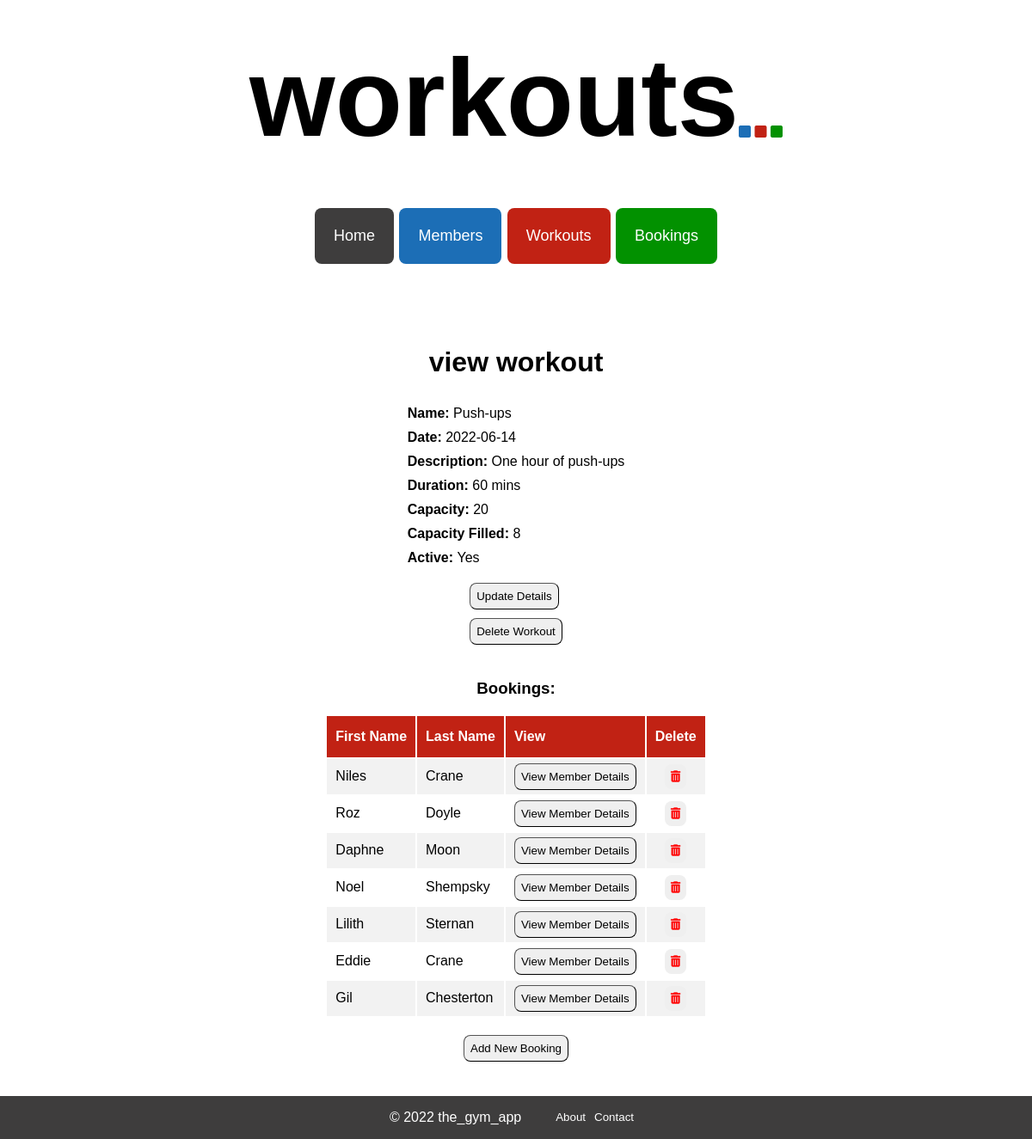
The page /workouts/4 on the database its author committed.
### tables this page shows
CREATE TABLE workouts (
    id INTEGER PRIMARY KEY AUTOINCREMENT,
    name VARCHAR,
    date DATE,
    description TEXT,
    duration INTEGER,
    capacity INTEGER,
    capacity_filled INTEGER,
    active BOOLEAN
);

CREATE TABLE members (
    id INTEGER PRIMARY KEY AUTOINCREMENT,
    first_name VARCHAR,
    last_name VARCHAR,
    dob DATE,
    active BOOLEAN
);

### controllers/workout_controller.py (the view)
@workouts_blueprint.route("/workouts/<id>")
def workout_show(id):
    route_name = "workouts"
    workout = workout_repository.select(id)
    bookings = workout_repository.get_bookings(workout)
    return render_template("workouts/show.html", route_name=route_name, workout=workout, bookings=bookings)

### db/run_sql.py (called while the page is built)
def get_db():
    path = os.path.dirname(os.path.abspath(__file__))
    db = os.path.join(path, "gym_db.db")
    conn = sqlite3.connect(db)
    conn.execute("PRAGMA foreign_keys = 1")
    conn.row_factory = sqlite3.Row
    return conn

def run_sql(sql, values = []):
    db = get_db()
    cursor = db.cursor()
    cursor.execute(sql, values)
    results = cursor.fetchall()
    db.commit()
    db.close()
    return results

### repositories/member_repository.py (called while the page is built)
def select(id):
    member = None
    sql = "SELECT * FROM members WHERE id = ?"
    values = [id]
    result = run_sql(sql, values)[0]
    if result is not None:
        active = True if result['active'] == 1 else False
        member = Member(result['first_name'], result['last_name'], result['dob'], active, result['id'])
    return member

### repositories/workout_repository.py (called while the page is built)
def select(id):
    workout = None
    sql = "SELECT * FROM workouts where id = ?"
    values = [id]
    result = run_sql(sql, values)[0]
    if result is not None:
        active = True if result['active'] == 1 else False
        workout = Workout(result['name'], result['date'], result['description'], result['duration'], result['capacity'], result['capacity_filled'], active, result['id'])
    return workout

def get_bookings(workout):
    bookings = []
    sql = "SELECT * from bookings WHERE workout_id = ?"
    values = [workout.id]
    results = run_sql(sql, values)
    for row in results:
        member = member_repository.select(row['member_id'])
        workout1 = select(row['workout_id'])
        booking = Booking(member, workout1, row['id'])
        bookings.append(booking)
    return bookings

### templates/workouts/show.html
{% extends 'base.html' %}
{% block content %}
<div class="show_page_container">
<h1>view workout</h1>
<div class="show_page_top_details">
    <div><b>Name: </b> {{workout.name}}</div>
    <div><b>Date: </b> {{workout.date}}</div>
    <div><b>Description: </b> {{workout.description}}</div>
    <div><b>Duration: </b> {{workout.duration}} mins</div>
    <div><b>Capacity: </b> {{workout.capacity}}</div>
    <div><b>Capacity Filled: </b> {{workout.capacity_filled}}</div>
    {% if workout.active == True %}
    <div><b>Active: </b>Yes</div>
    {% elif workout.active == False %}
    <div><b>Active: </b>No</div>
    {% endif %}
</div>
<div id="show_page_top_buttons">
<button class="show_page_button" id="update_button"><a class="show_page_link" href="/workouts/{{workout.id}}/update">Update Details</a></button>
<form action="/workouts/{{workout.id}}/delete" method="POST"><button class="show_page_button" id="delete_button">Delete Workout</button></form>
</div>
<h3 class="bookings_header">Bookings:</h3>
<table class="show_page_table">
    <tr class="show_page_table_headers" id="show_page_table_headers_workouts">
        <th>First Name</th>
        <th>Last Name</th>
        <th>View</th>
        <th>Delete</th>
    </tr>
    {% for booking in bookings %}
    <tr class="show_page_table_content">
        <td>{{booking.member.first_name}}</td>
        <td>{{booking.member.last_name}}</td>
        <td>
            <button class="show_page_button" id="show_page_view_button">
                <a class="show_page_link" href="/members/{{booking.member.id}}">View Member Details</a>
            </button>
        </td>
        <td class="delete_column">
            <form action="/bookings/workout/{{booking.id}}/delete" method="POST">
                <button class="show_page_button" id="show_page_delete_button"><i class="fa-solid fa-trash-can" style="color: red"></i></button>
            </form>
        </td>
    </tr>
    {% endfor %}
</table>
{% if workout.capacity_filled == workout.capacity %}
    <p id="full_message"><b>Sorry this workout is full, you can't add any more bookings.</b></p>
{% elif workout.active == False %}
    <p if="full_message"><b>Sorry this workout is inactive, you can't add any bookings.</b></p>
{% else %}
    <button class="show_page_button" id="show_page_bottom_button">
        <a class="show_page_link" href="/bookings/create/workout/{{workout.id}}">Add New Booking</a>
    </button>
{% endif %}
{% endblock %}

### static/style.css (style rules this page uses)
body { font-family: Verdana, Geneva, Tahoma, sans-serif; min-height: 100%; margin: 0; padding: 0; }

### static/index_pages.css (style rules this page uses)
.delete_column { text-align: center; }

### static/show_pages.css (style rules this page uses)
.show_page_container { display: flex; flex-direction: column; align-items: center; justify-content: center; margin: 40px auto; }
.show_page_top_details>div { margin: 10px auto; }
.show_page_table { width: auto; text-align: left; }
.show_page_table_headers { background-color: #1c6eb6; color: white; }
#show_page_table_headers_workouts { background-color: #c12214; }
.show_page_table_headers>th { padding: 15px 10px; }
.show_page_table_content>td { padding: 5px 10px; }
.show_page_table_content:nth-child(even) { background-color: #f2f2f2; }
.show_page_button { padding: 7px; border-radius: 8px; border-width: 1px; }
#show_page_delete_button { border: none; }
.show_page_link { color: #000000; text-decoration: none; }
#show_page_top_buttons>button { margin: 10px auto; }
#show_page_bottom_button { margin-top: 20px; }
.bookings_header { margin-top: 40px; }

### rows shown on the page
workouts: name "Push-ups", date "2022-06-14", description "One hour of push-ups", duration "60", capacity "20", capacity_filled "8"
members: member.first_name "Niles", member.last_name "Crane"
members: member.first_name "Roz", member.last_name "Doyle"
members: member.first_name "Daphne", member.last_name "Moon"
members: member.first_name "Noel", member.last_name "Shempsky"
members: member.first_name "Lilith", member.last_name "Sternan"
members: member.first_name "Eddie", member.last_name "Crane"
members: member.first_name "Gil", member.last_name "Chesterton"

### other values the page prints
{{ route_name }} "workouts"
